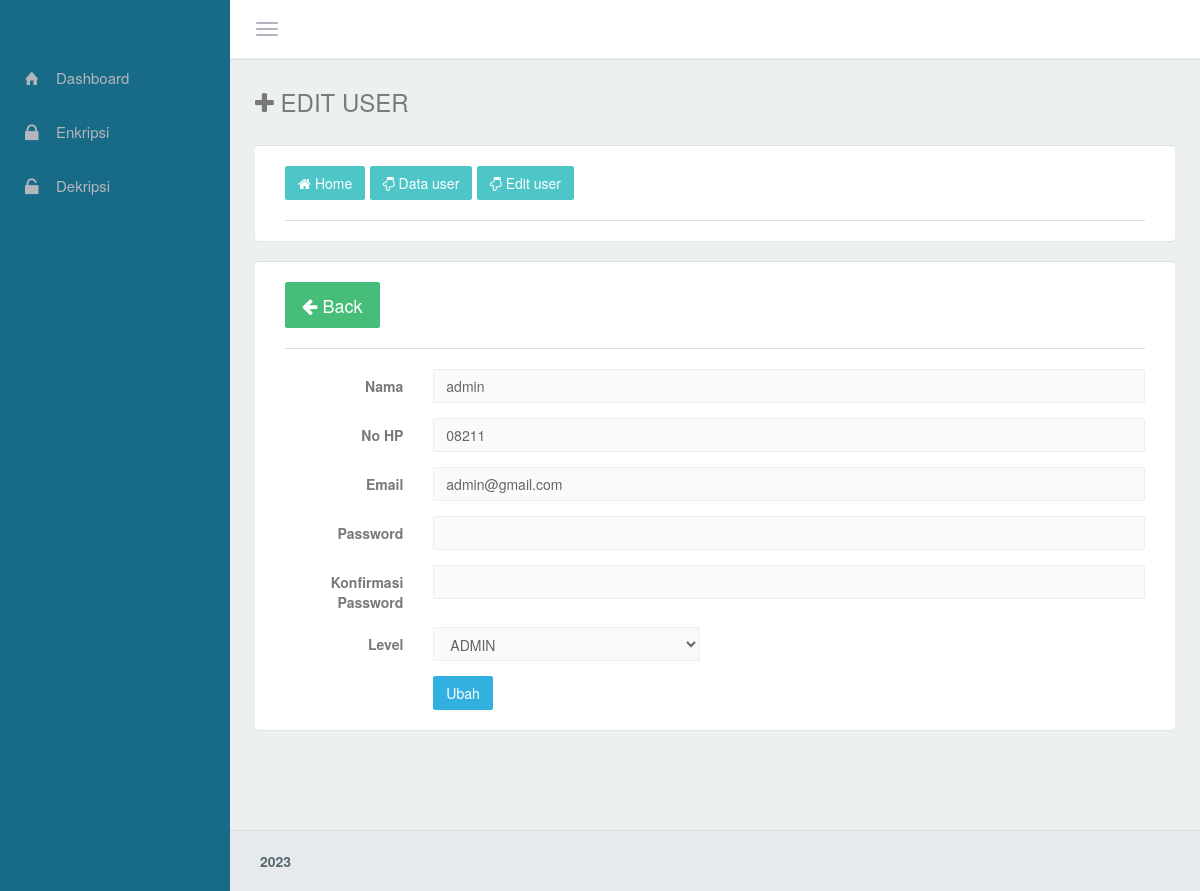
Screenshot of /app/?mod=user&pg=form_edit_user&id_user=1 (signed in) with the database file from the repository.
### tables this page shows
CREATE TABLE `tbl_user` (
  `id_user` int(11) NOT NULL AUTO_INCREMENT,
  `id_level` int(11) DEFAULT NULL,
  `nama` varchar(50) DEFAULT NULL,
  `no_hp` varchar(15) DEFAULT NULL,
  `email` varchar(100) DEFAULT NULL,
  `password` varchar(100) DEFAULT NULL,
  PRIMARY KEY (`id_user`)
);

CREATE TABLE `tbl_level` (
  `id_level` int(11) NOT NULL AUTO_INCREMENT,
  `kode_level` varchar(10) DEFAULT NULL,
  `nama_level` varchar(50) DEFAULT NULL,
  PRIMARY KEY (`id_level`)
);

### app/user/form_edit_user.php (the view, shortened to what this page needs)
<?php
  $id_user    = $_GET['id_user'];
  $result     = $mysqli->query("SELECT b.nama_level,
                c.*
                FROM tbl_level b,tbl_user c
                WHERE b.id_level=c.id_level
                AND c.id_user=$id_user");
  $data       = $result->fetch_array();
  $id_level   = $data['id_level'];
  $nama_level = $data['nama_level'];
  $nama       = $data['nama'];
  $no_hp      = $data['no_hp'];
  $email      = $data['email'];
 ?>
<div class="wraper container-fluid">
    <div class="page-title">
        <h3 class="title"><i class="fa fa-plus"></i> <?php echo strtoupper('edit user') ?></h3>
    </div>
    <div class="row">
        <div class="col-lg-12">
            <div class="panel panel-default">
                <div class="panel-heading">
                    <a href="./">
                    <button type="button" class="btn btn-primary m-b-5"><i class="fa fa-home"></i> Home</button>
                    </a>
                    <a href="?mod=user&pg=data_user">
                    <button type="button" class="btn btn-primary m-b-5"><i class="fa fa-hand-o-down"></i> Data user</button>
                    </a>
                    <button type="button" class="btn btn-primary m-b-5"><i class="fa fa-hand-o-down"></i> Edit user</button>
                </div>
            </div>
        </div>
        <div class="col-md-12">
            <div class="panel panel-default">
                <div class="panel-heading">
                    <h3 class="panel-title">
                    <a href="?mod=user&pg=data_user">
                   <button class="btn btn-success btn-lg m-b-5"> <i class="fa fa-arrow-left"></i> <span>Back </span> </button>
                   </a>
                    </h3>
                </div>
                <div class="panel-body">
                    <form class="form-horizontal" name="form1" method="POST" enctype="multipart/form-data" action="user/edit_user.php" >
                        <div class="form-group">
                            <label for="inputPassword3" class="col-sm-2 control-label">Nama</label>
                            <div class="col-sm-10">
                              <input type="text" class="form-control" name="nama" value="<?php echo $nama ?>" required="">
                            </div>
                        </div>
                        <div class="form-group">
                            <label for="inputPassword3" class="col-sm-2 control-label">No HP</label>
                            <div class="col-sm-10">
                              <input type="text" class="form-control" name="no_hp" value="<?php echo $no_hp ?>" required="">
                            </div>
                        </div>
                        <div class="form-group">
                            <label for="inputPassword3" class="col-sm-2 control-label">Email</label>
                            <div class="col-sm-10">
                              <input type="text" class="form-control" name="email" value="<?php echo $email ?>" required="">
                            </div>
                        </div>
                        <div class="form-group">
                            <label for="inputPassword3" class="col-sm-2 control-label">Password</label>
                            <div class="col-sm-10">
                              <input type="password" class="form-control" name="password" value="" >
                            </div>
                        </div>
                        <div class="form-group">
                            <label for="inputPassword3" class="col-sm-2 control-label">Konfirmasi Password</label>
                            <div class="col-sm-10">
                              <input type="password" class="form-control" name="password1" value="" >
                            </div>
                        </div>
                        <?php
                          if ($level=='ADMIN'){
                        ?>
                        <div class="form-group">
                            <label for="inputPassword3" class="col-sm-2 control-label">Level</label>
                            <div class="col-sm-4">
                              <select class="form-control" name="id_level" required="">
                                <?php
                                  if (empty($id_level)){
                                ?>
                                <option value="">--Pilih--</option>
                                <?php
                                  } else {
                                ?>
                                <option value="<?php echo $id_level?>"><?php echo $nama_level ?></option>
                                <?php
                                  }
                                ?>
                              </select>
                            </div>
                        </div>
                        <?php
                          }
                        ?>
                        <div class="form-group m-b-0">
                            <div class="col-sm-offset-2 col-sm-9">
                              <button type="submit" class="btn btn-info">Ubah</button>
                            </div>
                        </div>
                    </form>
                </div>
            </div>
        </div>
    </div>
</div>

### assets/back-end/css/style.css (style rules this page uses)
body { color: #797979; background-color: #edf0f0; font-family: 'Source Sans Pro', 'Helvetica Neue', Helvetica, Arial, sans-serif; padding: 0px !important; margin: 0px !important; font-size: 14px; position: relative; }
body, html { overflow-x: hidden; }
.content > .container-fluid { padding-left: 25px; padding-right: 25px; }
.wraper { padding-top: 20px; padding-bottom: 20px; min-height: 550px; }
.page-title { padding: 10px 0px 30px; }
.page-title h3 { margin: 0px; }

### assets/back-end/css/helper.css (style rules this page uses)
.bx-s, .panel, .portlet, .nav.nav-tabs+.tab-content, .tabs-vertical-env .tab-content, .widget-panel, .profile-widget, .profile-widget img, .tiles, .tile-stats, .mini-stat, header { -webkit-box-shadow: 0 1px 1px rgba(0, 0, 0, 0.05); -moz-box-shadow: 0 1px 1px rgba(0, 0, 0, 0.05); box-shadow: 0 1px 1px rgba(0, 0, 0, 0.05); }
.m-b-0 { margin-bottom: 0px; }
.m-b-5 { margin-bottom: 5px; }

### rows the page displays
tbl_user: nama "admin", no_hp "08211", email "admin@gmail.com", id_level "ADMIN"
